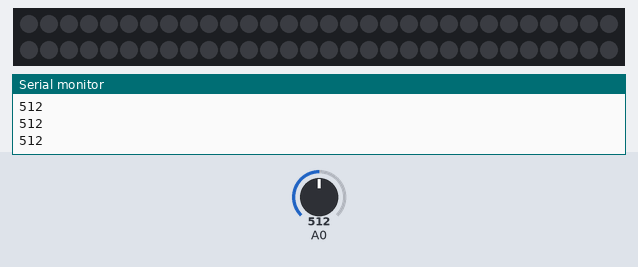
This sketch was run on a simulated Arduino Uno, built with avr-gcc and run on an emulated ATmega328P. On the bench: 60 RGB LEDs in strip order, left to right, continuing on the next row, the last lines printed to the serial monitor. The test bench sets the inputs (shaded band); at power-on: A0 = 512. Dim RGB values are drawn brighter than linear.

Above: at 1.2 s.
1.3 s: A0 set to 26
3.7 s: A0 set to 22
At 5.45 s:
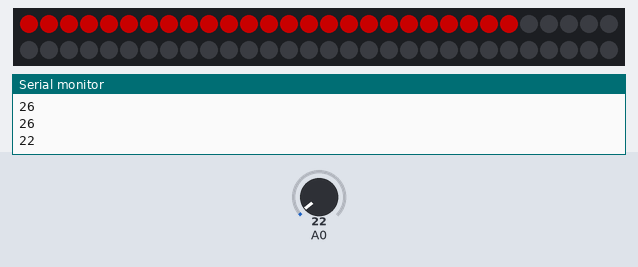
At 6.69 s:
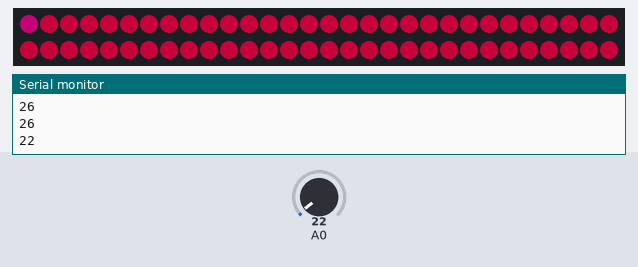
6.7 s: A0 set to 122
At 7.3 s:
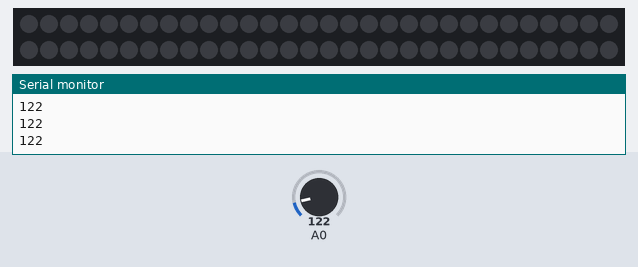
Timing chart, 0 to 9.7 s (numbered marks = the images above; inputs shaded):
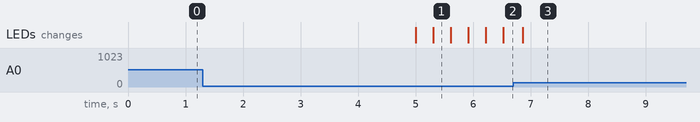

The sketch:

stripDemo.ino
```cpp
#include <FastLED.h>

#define LED_PIN     4
#define NUM_LEDS    60
#define LUX_LIMIT   25

CRGB leds[NUM_LEDS];

void setup() {
  Serial.begin(9600);           //  setup serial
  FastLED.addLeds<WS2812, LED_PIN, GRB>(leds, NUM_LEDS);
}

void loop() {

  int val = analogRead(A0);  // read the input pin
  Serial.println(val);          // debug value
  if(val < LUX_LIMIT){
    // delay 800ms to check if it's really dark
    delay(1200);
    // If really dark then turn on the lights
    if(analogRead(A0) < LUX_LIMIT){
      for(int i = 100; i < 256; i+=30){
        for(int j = 0; j < 256; j+=30) {
          for(int k = 0; k < 256; k+=30){
            if (analogRead(A0) > LUX_LIMIT){
              break;
            }
            for (int num = 0; num < NUM_LEDS; num++){
              leds[num] = CRGB(i, j, k);
              FastLED.show();
              delay(10);
              if (analogRead(A0) > LUX_LIMIT){
                break;
              }
            }
          }
        }
      }

    }
  } else {
      for (int num = 0; num < NUM_LEDS; num++){
        leds[num] = CRGB(0,0,0);
        FastLED.show();
    }
  }
}
```

Measured:
- the behaviour switches between 25 and 24 on A0 (found by bisection; images 0 and 1)
- after the input at 3.7 s, the LEDs: first change after 1.3 s (image 1 shows a later state)
- after the input at 6.7 s, the LEDs: change after 0.16 s (image 3)
